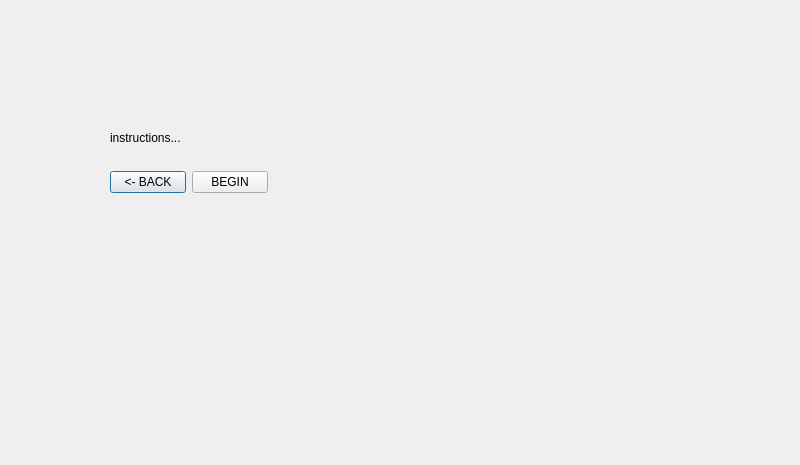
<?xml version="1.0" encoding="UTF-8"?>
<ui version="4.0">
 <class>colorinstruc</class>
 <widget class="QDialog" name="colorinstruc">
  <property name="geometry">
   <rect>
    <x>0</x>
    <y>0</y>
    <width>800</width>
    <height>465</height>
   </rect>
  </property>
  <property name="windowTitle">
   <string>Dialog</string>
  </property>
  <widget class="QLabel" name="label">
   <property name="geometry">
    <rect>
     <x>110</x>
     <y>130</y>
     <width>251</width>
     <height>16</height>
    </rect>
   </property>
   <property name="text">
    <string>instructions...</string>
   </property>
  </widget>
  <widget class="QWidget" name="layoutWidget">
   <property name="geometry">
    <rect>
     <x>110</x>
     <y>170</y>
     <width>158</width>
     <height>25</height>
    </rect>
   </property>
   <layout class="QHBoxLayout" name="horizontalLayout">
    <item>
     <widget class="QPushButton" name="cinstrucbakButton">
      <property name="text">
       <string>&lt;- BACK</string>
      </property>
     </widget>
    </item>
    <item>
     <widget class="QPushButton" name="cinstrucbegButton">
      <property name="text">
       <string>BEGIN</string>
      </property>
     </widget>
    </item>
   </layout>
  </widget>
 </widget>
 <resources/>
 <connections/>
</ui>
